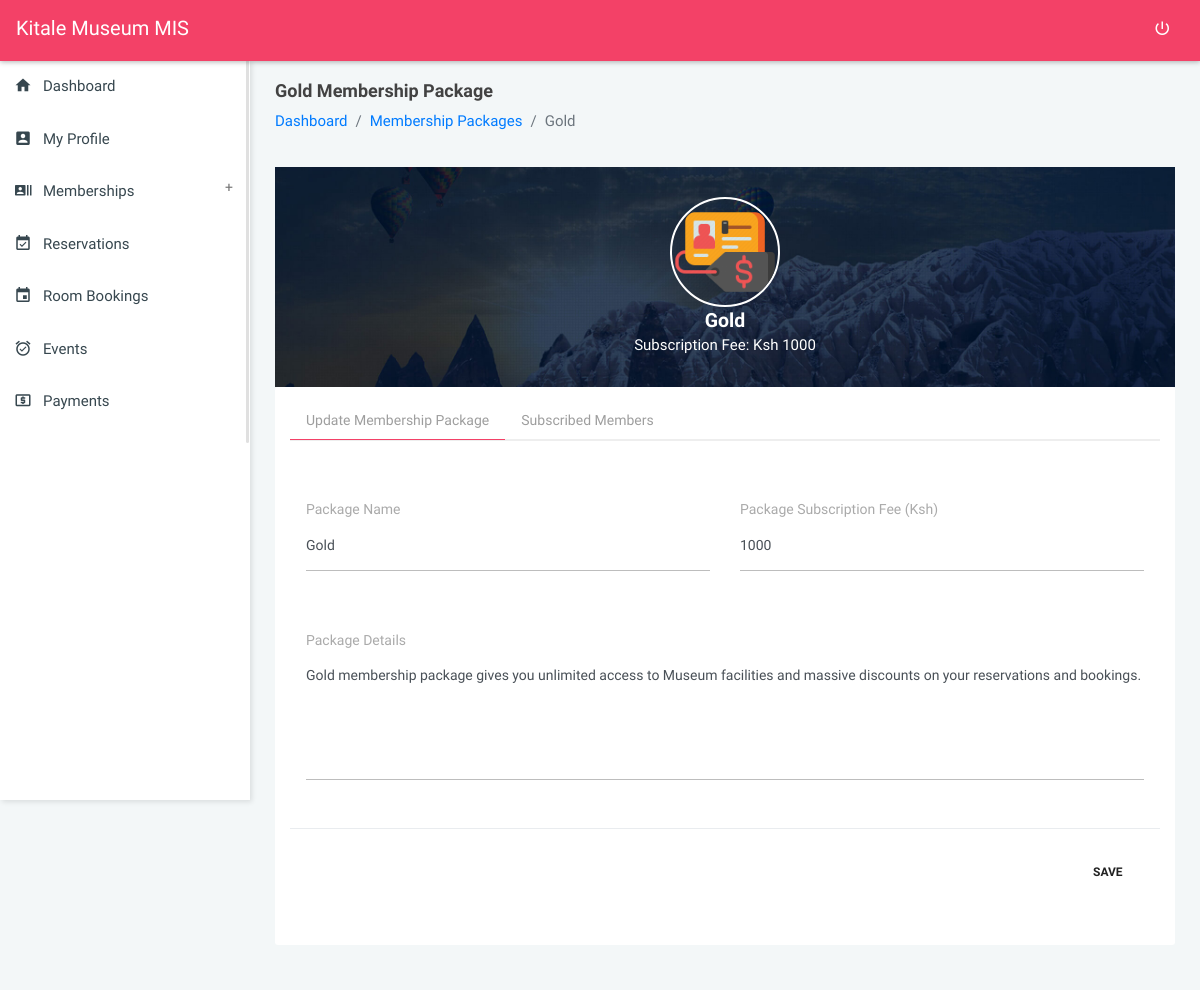
Page /modules_memberships_package?view=931dc8d2ae72977609c7ca79ab0c985397e9483ea0 (signed in) on the committed database.
### tables this page shows
CREATE TABLE `settings` (
  `id` int(20) NOT NULL,
  `name` longtext DEFAULT NULL,
  `tagline` longtext DEFAULT NULL,
  `logo` longtext DEFAULT NULL,
  `mailer_host` varchar(200) DEFAULT NULL,
  `mailer_username` varchar(200) DEFAULT NULL,
  `mailer_from_email` varchar(200) DEFAULT NULL,
  `mailer_password` varchar(200) DEFAULT NULL
);

CREATE TABLE `membership_packages` (
  `package_id` varchar(200) NOT NULL,
  `package_name` longtext DEFAULT NULL,
  `package_pricing` varchar(200) NOT NULL,
  `package_details` longblob DEFAULT NULL
);

### modules_memberships_package.php (the view, shortened to what this page needs)
<?php
require_once('config/config.php');
require_once('partials/head.php');
?>
<body class="theme-red">
    <?php require_once('partials/navigation.php'); ?>
    <?php
    require_once('partials/sidebar.php');
    $view = $_GET['view'];
    $ret = "SELECT * FROM membership_packages WHERE package_id = '$view' ";
    $stmt = $mysqli->prepare($ret);
    $stmt->execute();
    $res = $stmt->get_result();
    while ($packages = $res->fetch_object()) {
    ?>
        <section class="content profile-page">
            <div class="container-fluid">
                <div class="block-header">
                    <div class="row">
                        <div class="col-lg-12 col-md-6 col-sm-7">
                            <h2><?php echo $packages->package_name; ?> Membership Package</h2>
                            <ul class="breadcrumb">
                                <li class="breadcrumb-item"><a href="dashboard">Dashboard</a></li>
                                <li class="breadcrumb-item"><a href="modules_memberships_packages">Membership Packages</a></li>
                                <li class="breadcrumb-item active"><?php echo $packages->package_name; ?></li>
                            </ul>
                        </div>
                    </div>
                </div>
                <div class="row clearfix">
                    <div class="col-md-12">
                        <div class="boxs-simple">
                            <div class="profile-header">
                                <div class="profile_info">
                                    <div class="profile-image"> <img src="assets/images/Membership_Package.png" alt=""> </div>
                                    <h4 class="mb-0"><strong><?php echo $packages->package_name; ?></strong></h4>
                                    <span class="">Subscription Fee: Ksh <?php echo $packages->package_pricing;  ?></span><br>
                                </div>
                            </div>
                        </div>
                    </div>
                </div>
                <div class="row clearfix">
                    <div class="col-lg-12 col-md-1">
                        <div class="card">
                            <div class="body">
                                <ul class="nav nav-tabs">
                                    <li class="nav-item"><a class="nav-link active" data-toggle="tab" href="#package_settings">Update Membership Package</a></li>
                                    <li class="nav-item"><a class="nav-link" data-toggle="tab" href="#subscribed_members">Subscribed Members</a></li>
                                </ul>
                                <div class="tab-content">
                                    <div role="tabpanel" class="tab-pane active" id="package_settings">
                                        <div class="wrap-reset">
                                            <form method="POST">
                                                <div class="modal-body">
                                                    <div class="row clearfix">
                                                        <div class="col-sm-6">
                                                            <div class="form-group">
                                                                <label>Package Name</label>
                                                                <div class="form-line">
                                                                    <input type="text" name="package_name" value="<?php echo $packages->package_name; ?>" required class="form-control" />
                                                                </div>
                                                            </div>
                                                        </div>
                                                        <div class="col-sm-6">
                                                            <div class="form-group">
                                                                <label>Package Subscription Fee (Ksh)</label>
                                                                <div class="form-line">
                                                                    <input type="text" value="<?php echo $packages->package_pricing; ?>" name="package_pricing" required class="form-control" />
                                                                </div>
                                                            </div>
                                                        </div>
                                                        <div class="col-sm-12">
                                                            <div class="form-group">
                                                                <label>Package Details</label>
                                                                <div class="form-line">
                                                                    <textarea type="text" rows="5" name="package_details" class="form-control no-resize auto-growth" required /><?php echo $packages->package_details; ?></textarea>
                                                                </div>
                                                            </div>
                                                        </div>
                                                    </div>
                                                </div>
                                                <div class="modal-footer">
                                                    <button type="submit" name="Update_Package" class="btn btn-link waves-effect">SAVE </button>
                                                </div>
                                            </form>
                                        </div>
                                    </div>
                                                            <?php
                                                            $ret = "SELECT * FROM user_membership_package ump
                                                            INNER JOIN users u ON u.user_id = ump.user_membership_package_user_id
                                                            WHERE ump.user_membership_package_package_id = '$view'
                                                            ";
                                                            $stmt = $mysqli->prepare($ret);
                                                            $stmt->execute();
                                                            $res = $stmt->get_result();
                                                            ?>
                                </div>
                            </div>
                        </div>
                    </div>
                </div>
            </div>
        </section>
    <?php }
    ?>
</body>
</html>

### partials/navigation.php (shortened to what this page needs)
<?php
$user_rank = $_SESSION['user_access_level'];
$ret = "SELECT * FROM settings";
$stmt = $mysqli->prepare($ret);
$stmt->execute();
$res = $stmt->get_result();
while ($sys = $res->fetch_object()) {
    if ($user_rank == 'Member') {
?>
        <nav class="navbar">
            <div class="col-12">
                <div class="navbar-header">
                    <a href="javascript:void(0);" class="bars"></a>
                    <a class="navbar-brand" href="home"><?php echo $sys->name; ?> MIS</a>
                </div>
                <ul class="nav navbar-nav navbar-right">
                    <li><a href="logout" class="mega-menu" data-close="true"><i class="zmdi zmdi-power"></i></a></li>
                </ul>
            </div>
        </nav>
    <?php
    } else {
    ?>
        <nav class="navbar">
            <div class="col-12">
                <div class="navbar-header">
                    <a class="navbar-brand" href="dashboard"><?php echo $sys->name; ?> MIS</a>
                </div>
                <ul class="nav navbar-nav navbar-right">
                    <li><a href="logout" class="mega-menu" data-close="true"><i class="zmdi zmdi-power"></i></a></li>
                </ul>
            </div>
        </nav>
<?php
    }
}
?>

### assets/css/all-themes.css (style rules this page uses)
.theme-red .bars, .theme-red .navbar-brand, .theme-red .navbar-brand:hover, .theme-red .navbar-brand:active, .theme-red .navbar-brand:focus, .theme-red .nav > li > a { color: #fff; }
.theme-red .nav > li > a:hover, .theme-red .nav > li > a:focus, .theme-red .nav .open > a, .theme-red .nav .open > a:hover, .theme-red .nav .open > a:focus .theme-red .sidebar .menu .list li.active, { background-color: transparent; }
.theme-red .nav-tabs .nav-link.active { border-bottom: 1px solid #f34167 !important; }
.theme-purple .nav > li > a:hover, .theme-purple .nav > li > a:focus, .theme-purple .nav .open > a, .theme-purple .nav .open > a:hover, .theme-purple .nav .open > a:focus .theme-purple .sidebar .menu .list li.active, { background-color: transparent; }
.theme-deep-purple .nav > li > a:hover, .theme-deep-purple .nav > li > a:focus, .theme-deep-purple .nav .open > a, .theme-deep-purple .nav .open > a:hover, .theme-deep-purple .nav .open > a:focus .theme-deep-purple .sidebar .menu .list li.active, { background-color: transparent; }
.theme-blue .nav > li > a:hover, .theme-blue .nav > li > a:focus, .theme-blue .nav .open > a, .theme-blue .nav .open > a:hover, .theme-blue .nav .open > a:focus .theme-blue .sidebar .menu .list li.active, { background-color: transparent; }
.theme-cyan .nav > li > a:hover, .theme-cyan .nav > li > a:focus, .theme-cyan .nav .open > a, .theme-cyan .nav .open > a:hover, .theme-cyan .nav .open > a:focus .theme-cyan .sidebar .menu .list li.active, { background-color: transparent; }
.theme-blue-grey .nav > li > a:hover, .theme-blue-grey .nav > li > a:focus, .theme-blue-grey .nav .open > a, .theme-blue-grey .nav .open > a:hover, .theme-blue-grey .nav .open > a:focus .theme-blue-grey .sidebar .menu .list li.active, { background-color: transparent; }
.theme-black .nav > li > a:hover, .theme-black .nav > li > a:focus, .theme-black .nav .open > a, .theme-black .nav .open > a:hover, .theme-black .nav .open > a:focus .theme-black .sidebar .menu .list li.active, { background-color: transparent; }
.theme-green .nav > li > a:hover, .theme-green .nav > li > a:focus, .theme-green .nav .open > a, .theme-green .nav .open > a:hover, .theme-green .nav .open > a:focus .theme-green .sidebar .menu .list li.active, { background-color: transparent; }
.theme-orange .nav > li > a:hover, .theme-orange .nav > li > a:focus, .theme-orange .nav .open > a, .theme-orange .nav .open > a:hover, .theme-orange .nav .open > a:focus .theme-orange .sidebar .menu .list li.active, { background-color: transparent; }
.theme-blush .nav > li > a:hover, .theme-blush .nav > li > a:focus, .theme-blush .nav .open > a, .theme-blush .nav .open > a:hover, .theme-blush .nav .open > a:focus .theme-blush .sidebar .menu .list li.active, { background-color: transparent; }

### rows in the picture
settings: name "Kitale Museum"
membership_packages: package_name "Gold", package_pricing "1000", package_details "Gold membership package gives you unlimited access to Museum facilities and massive discounts on your reservations and bookings."
